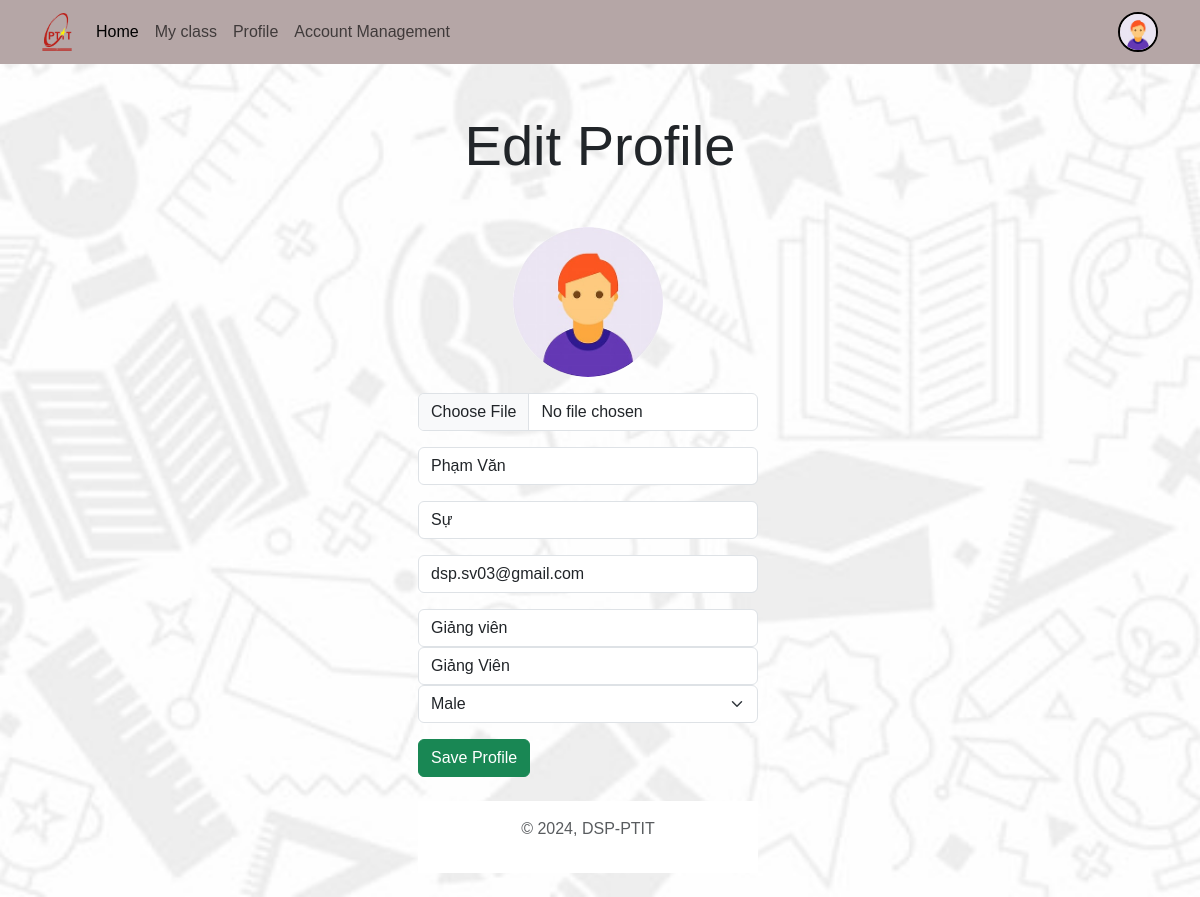
The app's page /user/edit_profile/ (signed in) with its own data.
### account/models.py (models this page shows, shortened)
class Profile(models.Model):
    user = models.OneToOneField(User, on_delete=models.CASCADE, null=True, verbose_name='User Object') #verbose_name
    user_class = models.TextField(blank=True, null=True)
    email=models.EmailField(blank=True, null=True,max_length=254,unique=True)
    profile_img = models.ImageField(upload_to='profile_images', default='profile_images/user.jpg', blank=True, null=True, verbose_name='Profile Pic')
    studen_id = models.CharField(max_length=15, blank=True, null=True)
    GENDER = (
        ('Male', 'Male'),
        ('Female', 'Female'),
        ('Other', 'Other'),
    )
    gender = models.CharField(max_length=6, choices=GENDER, blank=True, null=True)

### account/views.py (the view, shortened to what this page needs)
# urls.py: path('edit_profile/', views.editProfile, name='edit_profile'),
@login_required(login_url='login')
def editProfile(request):
    user_object = request.user
    user_profile = request.user.profile
    context = {"user_profile": user_profile}
    return render(request, 'profile-edit.html', context)

### templates/profile-edit.html (shortened to what this page needs)
<!DOCTYPE html>
<html lang="en">
<head>
  <link href="https://cdn.jsdelivr.net/npm/bootstrap@5.3.0-alpha3/dist/css/bootstrap.min.css" rel="stylesheet"
>
    <link rel="stylesheet" href="/static/css/style.css">
  </head>
<body>
  {% include "Components/navbar_loged_in.html" %}
  <h1 class="display-4 text-center my-5">Edit Profile</h1>
  <div class="container">
    <div class="row row-cols-sm-1 row-cols-lg-3 container">
      <div class="col-12">
      </div>
      <div class="col-12">
        <form action="" method="POST" enctype="multipart/form-data">
            <div class="mb-3 d-flex justify-content-center">
                <img src="{{user_profile.profile_img.url}}" alt="profile-pic" width="150" height="150" class="rounded-circle">
            </div>
          <div class="mb-3">
            <input type="file" name="profile_img" class="form-control" id="exampleInputImage">
          </div>
          <div class="mb-3">
            <input type="text" name="firstname" value="{{user_profile.user.first_name}}" class="form-control" id="exampleInputFirstName" placeholder="First Name">
          </div>
          <div class="mb-3">
            <input type="text"  name="lastname" value="{{user_profile.user.last_name}}" class="form-control" id="exampleInputLastName" placeholder="Last Name">
          </div>
          <div class="mb-3">
            <input type="email" name="email" value="{{user_profile.user.email}}" class="form-control" id="exampleInputEmail2" aria-describedby="emailHelp"
              placeholder="Email">
          </div>
          <div class="mb-3">
            <input type="text" name="user_class" value="{{user_profile.user_class}}" class="form-control" id="exampleInputStudentID" placeholder="class">
          <div class="mb-3">
          <div class="mb-3">
            <input type="text" name="studen_id" value="{{ user_profile.studen_id }}" class="form-control" id="exampleInputStudentID" placeholder="Student ID">
          <div class="mb-3">
            <select class="form-select form-control" name="gender" value="{{user_profile.gender}}" id="exampleInputGender" aria-label="Default select example">
                <option {% if user_profile.gender == 'Male' %}selected{% endif %} value="Male">Male</option>
              </select>
          </div>
          <button type="submit" class="btn btn-success">Save Profile</button>
        </form>
      </div>
    </div>
  </div>
  {% include "Components/footer.html" %}
</body>
</html>

### templates/Components/navbar_loged_in.html (shortened to what this page needs)
    <nav class="navbar navbar-expand-lg bg-body-tertiary d-none d-lg-block">
        <div class="container">
            <a class="navbar-brand" href="">
                <img src="/static/images/logo_ptit.png" alt="" style="width: 30px;">
                </a>
            <div class="collapse navbar-collapse" id="navbarSupportedContent">
                <ul class="navbar-nav me-auto mb-2 mb-lg-0">
                    <li class="nav-item">
                        <a class="nav-link active" aria-current="page" href="{% url 'welcome' %}">Home</a>
                    </li>
						<a class="nav-link" href="{% url 'my_classes' %}">My class</a>
					<li class="nav-item">
                        <a class="nav-link" href="{% url 'profile' request.user.username %}">Profile</a>
                    </li>
                    {% if request.user.is_staff or request.user.is_superuser %}
                    <a class="nav-link" href="{% url "account_management" %}">Account Management</a>
                    {% endif %}
                </ul>
                {% if request.user.is_authenticated %}
                    <a href="{% url 'profile' request.user.username %}" class="ms-5">
                    <img src="{{request.user.profile.profile_img.url}}" class="rounded-circle" width="40" height="40" alt="profile_img" style="border: 2px solid #000;">
                    </a>
                {% endif %}
            </div>
        </div>
    </nav>

### static/css/style.css (style rules this page uses)
* { font-family: 'Arial', 'Tahoma', 'Verdana', 'Roboto', 'Open Sans', sans-serif; }
body { background-image: url("../images/Bg1.jpg"); background-size: cover; background-repeat: no-repeat; background-attachment: fixed; background-position: center; }
.navbar { background-color: #b5a6a6 !important; }

### records on screen
Profile: profile_img (placeholder picture), firstname "Phạm Văn", lastname "Sự", email "dsp.sv03@gmail.com", user_class "Giảng viên", studen_id "Giảng Viên", gender "Male"
